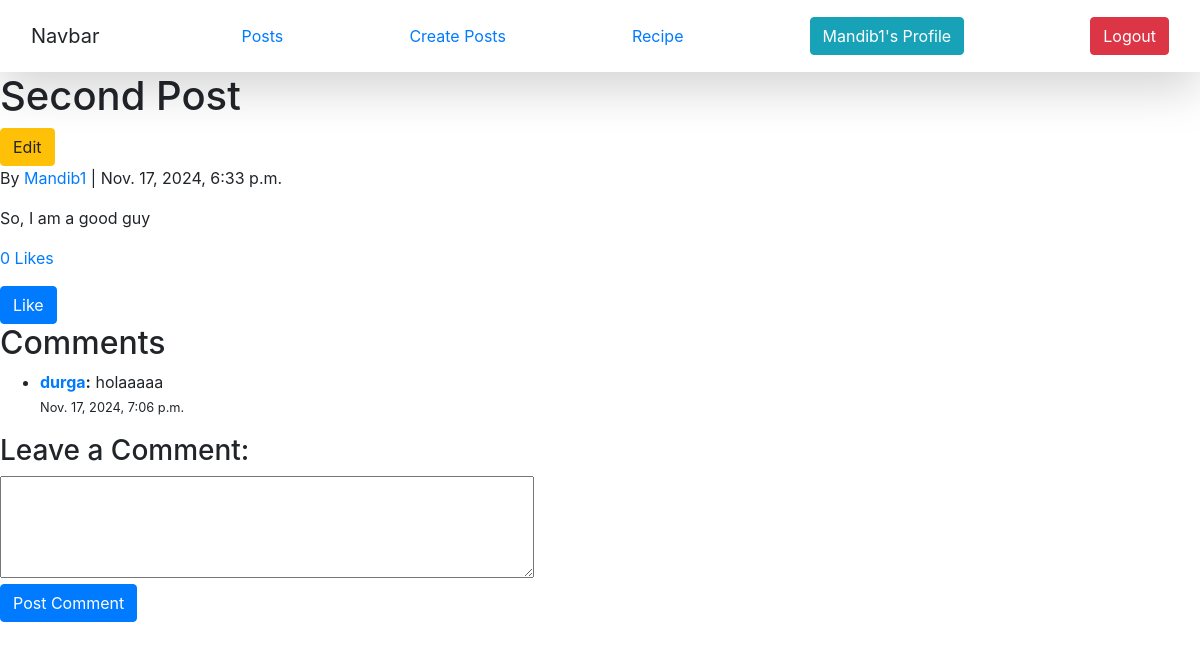
Page /postlist/2/ (signed in) on the earlier database version.
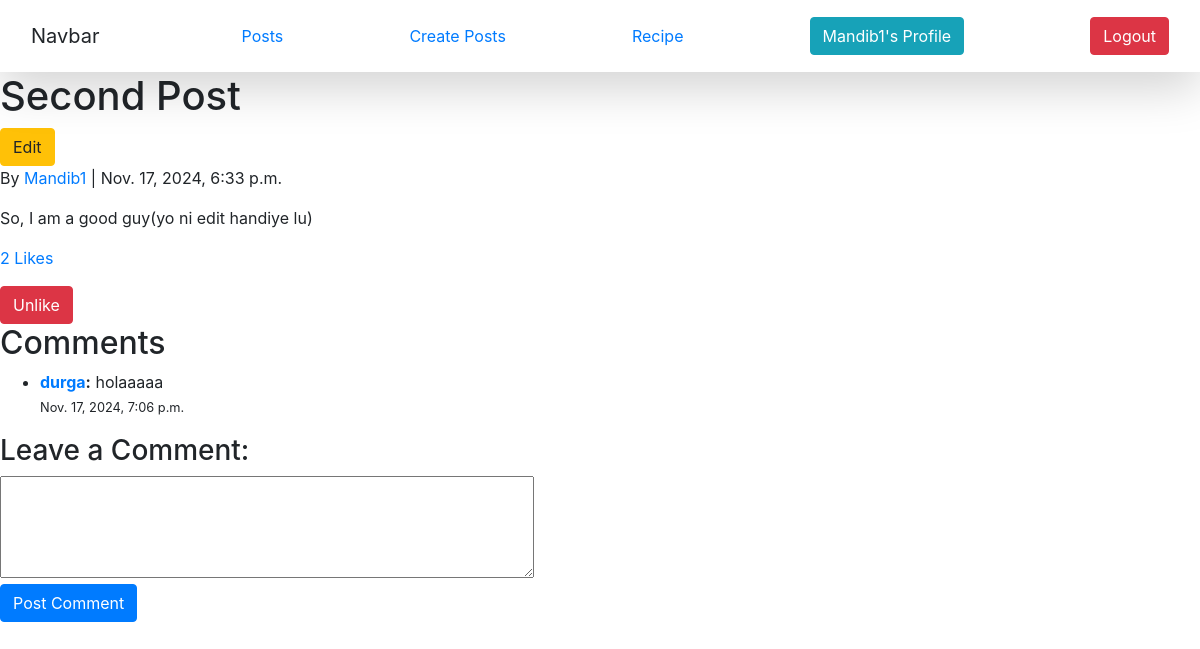
Same page on the later database version.
### vege/models.py (models this page shows, shortened)
class Post(models.Model):
    title = models.CharField(max_length=200)
    content = models.TextField()
    created_at = models.DateTimeField(auto_now_add=True)
    author = models.ForeignKey(User, on_delete=models.CASCADE)  # Link the post to the user
    def get_likes_count(self):
        return self.likes.count()

### vege/views.py (the view, shortened to what this page needs)
# urls.py: path('postlist/<int:post_id>/', post_detail, name='post_detail'),
def post_detail(request, post_id):
    post = get_object_or_404(Post, id=post_id)
    comments = post.comments.all()
    liked_users = post.likes.values_list('user__username', flat=True)
    user_has_liked = Like.objects.filter(post=post, user=request.user).exists()
    return render(request, 'post_detail.html', {
        'post': post,
        'comments': comments,
        'user_has_liked': user_has_liked,
        'liked_users': liked_users  # Pass the list of users who liked the post
    })

### vege/templates/post_detail.html (shortened to what this page needs)
{% extends "base.html" %}
{% block start %}
<h1>{{ post.title }}</h1> {% if post.author == request.user %}
<a href="{% url 'edit_post' post.id %}" class="btn btn-warning">Edit</a>
{% endif %}
<p>By <a href="{% url 'user_profile' post.author.username %}">{{ post.author.username }}</a> | {{ post.created_at }}</p>
<p>{{ post.content }}</p>
<p><a href="#" data-toggle="modal" data-target="#likeModal{{ post.id }}">{{ post.get_likes_count }} Likes</a></p>
<form method="POST" action="{% url 'post_detail' post.id %}">
    {% if user_has_liked %}
        <button type="submit" name="like" class="btn btn-danger">Unlike</button>
    {% else %}
        <button type="submit" name="like" class="btn btn-primary">Like</button>
    {% endif %}
</form>
<h2>Comments</h2>
<ul>
    {% for comment in comments %}
        <li>
            <strong><a href="{% url 'user_profile' comment.author.username %}">{{ comment.author.username }}</a>:</strong> {{ comment.content }}
            <br>
            <small>{{ comment.created_at }}</small>
        </li>
    {% empty %}
        <p>No comments yet.</p>
    {% endfor %}
</ul>
<h3>Leave a Comment:</h3>
<form method="POST">
    <textarea name="content" rows="4" cols="50"></textarea><br>
    <button type="submit" name="comment" class="btn btn-primary">Post Comment</button>
</form>
{% endblock %}

Differences in the rows shown:
changed Post "Second Post": content "So, I am a good guy" → "So, I am a good guy(yo ni edit handiye lu)"; get_likes_count "0" → "2"
Other differences:
text no longer shown: "Like"
text now shown: "Unlike"
